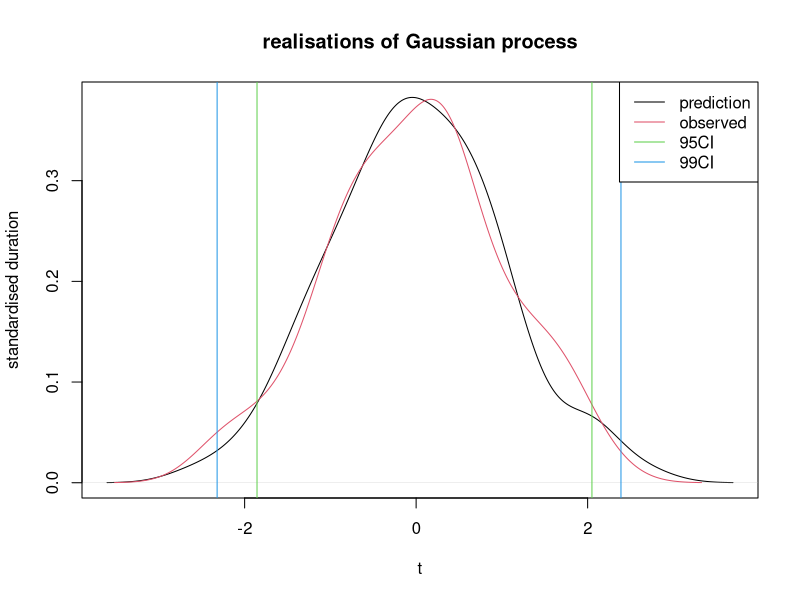

Source code (R):
## ---- chunk 1
knitr::opts_chunk$set(echo = TRUE)
## ---- chunk 2
set.seed(695281)  #Please change random seed to your student id number.
library(mvtnorm)
## ---- chunk 3
df <- read.csv("call.csv")
## ---- chunk 4
mu.fun<-function(y,t,l,sigma2,sigmak2,n){

  np<-length(t) #number of location to evaluate Gaussian process.
  mT <- matrix(df$hour,np,np)
  mT_hat<-matrix(t,np,np)
  Sigma <- sigma2*diag(np)
  # kt_t<- sigmak2*exp(-l*(mT-t(mT))) + Sigma
  kt_t<- Sigma
  kt_th<- sigmak2*exp(-l*(mT-mT_hat)^2)
  kth_th<- solve(Sigma)
  result<-rmvnorm(n,mean=t(kt_th)%*% solve(kt_t)%*%y,sigma= kth_th - ( t(kt_th)%*% solve(kt_t)%*%kt_th ) )
  return(result)
}

#An example of generating function with $n=5$.
t<-sort(sample(1:12,100,replace = TRUE)) #generate 100 points for gaussian process to be evaluated at.
test<-mu.fun(y=df$duration,t=t,l=0.05,sigma2=0.95,sigmak2=1.85,n=1)#plotting result
test_std <- (test-mean(test))/sd(test)
plot(density(test_std),main='realisations of Gaussian process', xlab="t",ylab="standardised duration")
den <- density(df$duration)
lines(density(df$duration),col=2)
abline(v=quantile(test_std,c(0.025,0.975)),col=3)
abline(v=quantile(test_std,c(0.005,0.995)),col=4)
legend("topright",legend = c("prediction","observed","95CI","99CI"),col = 1:4,lty = 1)
